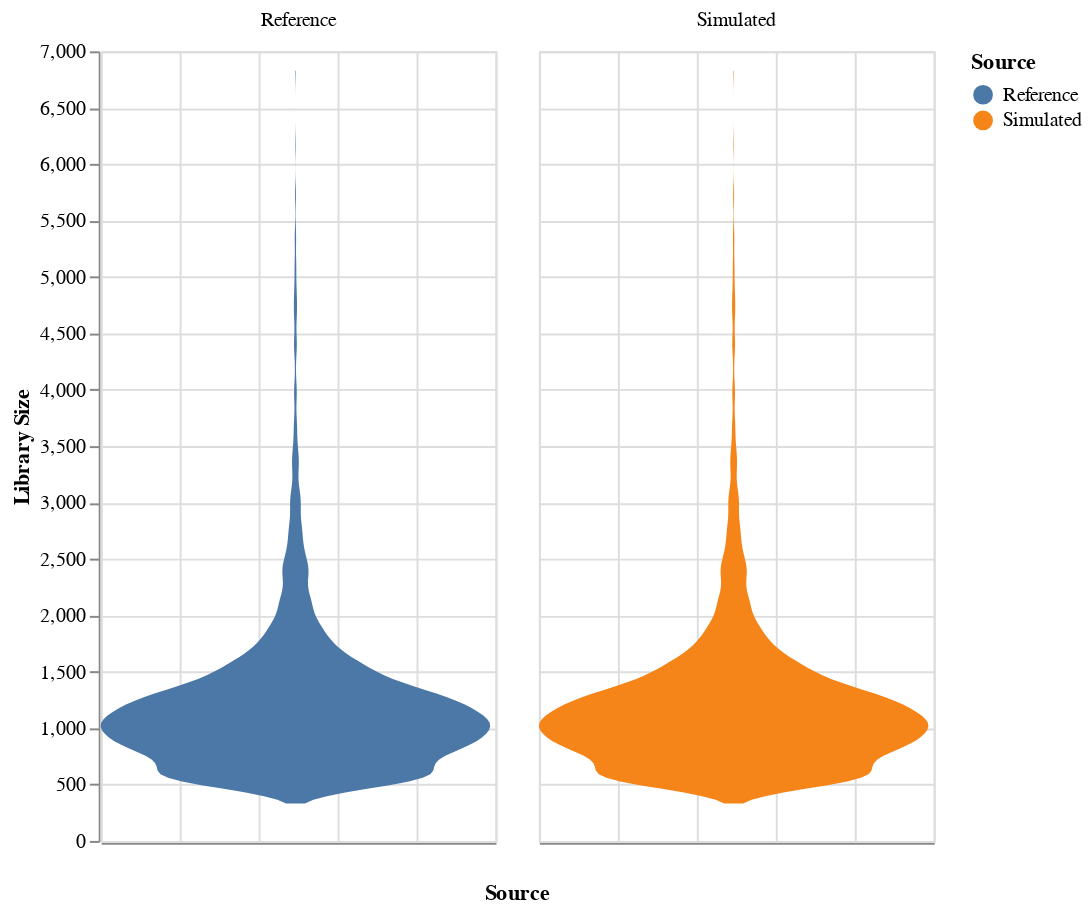

The cell this chart's notebook holds for it:
### Code cell
import altair as alt
import pandas as pd
import numpy as np

# create data for plotting
samples_library = samples.obs.library.values
sce_library = sce.obs.library.values
plot_data = pd.DataFrame({
    'Library Size': np.concatenate([samples_library, sce_library]),
    'Source': ['Simulated'] * len(samples_library) + ['Reference'] * len(sce_library)
})

# make the violin plot
# https://altair-viz.github.io/gallery/violin_plot.html
alt.Chart(plot_data).transform_density(
    'Library Size',
    as_=['Library Size', 'density'],
    groupby=['Source'],
).mark_area(orient='horizontal').encode(
    y='Library Size:Q',
    color='Source:N',
    x=alt.X('density:Q', stack='center').title(None).axis(labels=False, ticks=False),
    column=alt.Column('Source:N').header(titleOrient="bottom")
).properties(
    width=200,
    height=400
)

### Figure 1 — Vega specification as saved in the notebook (floating-point values rounded to 4 significant figures; data arrays with more than 128 entries replaced by an {"elided": "..."} marker saying what was removed)
{"$schema": "https://vega.github.io/schema/vega/v5.json", "data": [{"name": "_server_source_0", "values": {"elided": "7110 records"}}, {"name": "source_0", "source": "_server_source_0", "transform": [{"type": "kde", "field": "Library Size", "as": ["Library Size", "density"], "resolve": "shared", "groupby": ["Source"]}, {"type": "impute", "field": "density", "key": "Library Size", "method": "value", "groupby": ["Source", "Source"], "value": 0}, {"type": "stack", "field": "density", "groupby": ["Library Size", "Source"], "sort": {"field": ["Source"], "order": ["ascending"]}, "as": ["density_start", "density_end"], "offset": "center"}]}, {"name": "column_domain", "source": "source_0", "transform": [{"type": "aggregate", "groupby": ["Source"]}]}, {"name": "source_0_y_domain_Library Size", "source": "source_0", "transform": [{"type": "formula", "expr": "+datum['Library Size']", "as": "Library Size"}, {"type": "aggregate", "groupby": [], "fields": ["Library Size", "Library Size"], "ops": ["min", "max"], "as": ["min", "max"]}]}, {"name": "source_0_color_domain_Source", "source": "source_0", "transform": [{"type": "aggregate", "groupby": ["Source"], "fields": [], "ops": [], "as": []}, {"type": "formula", "expr": "datum['Source']", "as": "sort_field"}, {"type": "project", "fields": ["Source"]}]}], "signals": [{"name": "child_width", "value": 200}, {"name": "child_height", "value": 400}], "marks": [{"type": "group", "name": "column-title", "title": {"text": "Source", "orient": "bottom", "offset": 10, "style": "guide-title"}, "role": "column-title"}, {"type": "group", "name": "row_header", "encode": {"update": {"height": {"signal": "child_height"}}}, "axes": [{"scale": "y", "orient": "left", "zindex": 0, "tickCount": {"signal": "ceil(child_height/40)"}, "grid": false, "labelOverlap": true, "title": "Library Size"}], "role": "row-header"}, {"type": "group", "name": "column_header", "from": {"data": "column_domain"}, "sort": {"field": "datum[\"Source\"]", "order": "ascending"}, "encode": {"update": {"width": {"signal": "child_width"}}}, "title": {"text": {"signal": "isValid(parent[\"Source\"]) ? parent[\"Source\"] : \"\"+parent[\"Source\"]"}, "offset": 10, "frame": "group", "style": "guide-label"}, "role": "column-header"}, {"type": "group", "name": "column_footer", "from": {"data": "column_domain"}, "sort": {"field": "datum[\"Source\"]", "order": "ascending"}, "encode": {"update": {"width": {"signal": "child_width"}}}, "axes": [{"scale": "x", "grid": false, "tickCount": {"signal": "ceil(child_width/40)"}, "orient": "bottom", "ticks": false, "labelFlush": true, "labelOverlap": true, "zindex": 0, "labels": false}], "role": "column-footer"}, {"type": "group", "name": "cell", "from": {"facet": {"data": "source_0", "name": "facet", "groupby": ["Source"]}}, "sort": {"field": ["datum[\"Source\"]"], "order": ["ascending"]}, "encode": {"update": {"height": {"signal": "child_height"}, "width": {"signal": "child_width"}}}, "marks": [{"type": "group", "name": "child_pathgroup", "from": {"facet": {"data": "facet", "name": "faceted_path_child_main", "groupby": ["Source"]}}, "encode": {"update": {"width": {"field": {"signal": null, "datum": null, "group": "width", "parent": null}}, "height": {"field": {"signal": null, "datum": null, "group": "height", "parent": null}}}}, "marks": [{"type": "area", "name": "child_marks", "from": {"data": "faceted_path_child_main"}, "sort": {"field": "y"}, "encode": {"update": {"orient": {"value": "horizontal"}, "defined": {"signal": "isValid(datum[\"density\"]) && isFinite(+datum[\"density\"]) && isValid(datum[\"Library Size\"]) && isFinite(+datum[\"Library Size\"])"}, "fill": {"field": "Source", "scale": "color"}, "y": {"field": "Library Size", "scale": "y"}, "x2": {"field": "density_start", "scale": "x"}, "x": {"field": "density_end", "scale": "x"}}}, "style": ["area"]}]}], "axes": [{"scale": "x", "gridScale": "y", "minExtent": 0, "tickCount": {"signal": "ceil(child_width/40)"}, "labels": false, "orient": "bottom", "aria": false, "zindex": 0, "ticks": false, "maxExtent": 0, "grid": true, "domain": false}, {"scale": "y", "gridScale": "x", "domain": false, "orient": "left", "minExtent": 0, "aria": false, "tickCount": {"signal": "ceil(child_height/40)"}, "maxExtent": 0, "ticks": false, "zindex": 0, "labels": false, "grid": true}], "style": "cell"}], "scales": [{"name": "x", "type": "linear", "domain": {"data": "source_0", "fields": ["density_start", "density_end"]}, "range": [0, {"signal": "child_width"}], "zero": true, "nice": true}, {"name": "y", "type": "linear", "domain": [{"signal": "(data(\"source_0_y_domain_Library Size\")[0] || {}).min"}, {"signal": "(data(\"source_0_y_domain_Library Size\")[0] || {}).max"}], "range": [{"signal": "child_height"}, 0], "nice": true, "zero": false}, {"name": "color", "type": "ordinal", "domain": {"data": "source_0_color_domain_Source", "field": "Source", "sort": true}, "range": "category"}], "background": "white", "padding": 5, "layout": {"padding": 20, "titleAnchor": {"column": "end"}, "offset": {"columnTitle": 10}, "columns": {"signal": "length(data('column_domain'))"}, "bounds": "full", "align": "all"}, "legends": [{"fill": "color", "symbolType": "circle", "title": "Source"}]}
